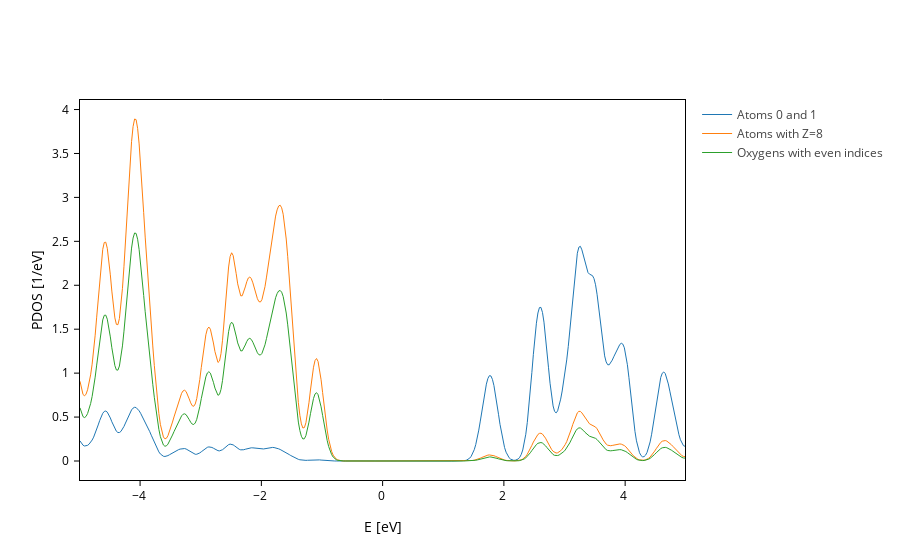

The code cell stored with this chart in its notebook:
### Markdown cell above
It's interesting to note that the `atoms` key of each group accepts the same possibilities as the `atoms` argument of the `Geometry` methods. Therefore, **you can use indices, categories, dictionaries, strings...**

For example:

### Code cell
# Let's import the AtomZ and AtomOdd categories just to play with them
from sisl.geom import AtomZ, AtomOdd

plot.update_inputs(
    groups=[
        {"atoms": [0, 1], "name": "Atoms 0 and 1"},
        {"atoms": {"Z": 8}, "name": "Atoms with Z=8"},
        {"atoms": AtomZ(8) & ~AtomOdd(), "name": "Oxygens with even indices"},
    ]
)

### Figure 1 — Plotly figure (JSON) as saved in the notebook; plotly's stock layout.template omitted (floating-point values rounded to 4 significant figures; data arrays with more than 128 entries replaced by an {"elided": "..."} marker saying what was removed)
{"data": [{"line": {"width": 1.0}, "meta": {}, "mode": "lines", "name": "Atoms 0 and 1", "type": "scatter", "x": {"elided": "400 float values"}, "y": {"elided": "400 float values"}}, {"line": {"width": 1.0}, "meta": {}, "mode": "lines", "name": "Atoms with Z=8", "type": "scatter", "x": {"elided": "400 float values"}, "y": {"elided": "400 float values"}}, {"line": {"width": 1.0}, "meta": {}, "mode": "lines", "name": "Oxygens with even indices", "type": "scatter", "x": {"elided": "400 float values"}, "y": {"elided": "400 float values"}}], "layout": {"scene": {"xaxis": {"title": {"text": "E [eV]"}}, "yaxis": {"title": {"text": "PDOS [1/eV]"}}}, "xaxis": {"title": {"text": "E [eV]"}}, "yaxis": {"title": {"text": "PDOS [1/eV]"}}}}
